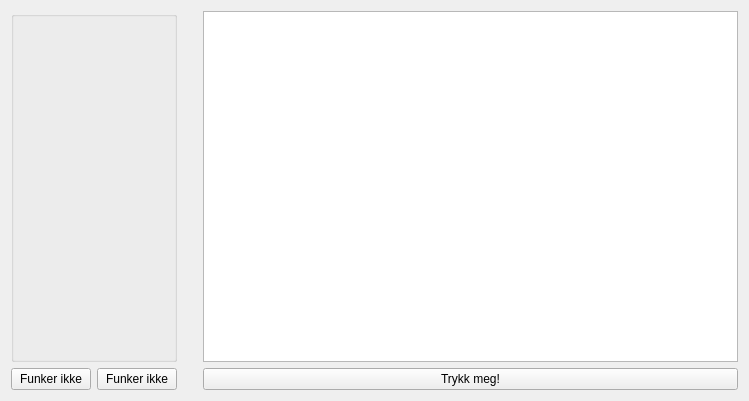
<?xml version="1.0" encoding="UTF-8"?>
<ui version="4.0">
 <class>Form</class>
 <widget class="QWidget" name="Form">
  <property name="geometry">
   <rect>
    <x>0</x>
    <y>0</y>
    <width>749</width>
    <height>401</height>
   </rect>
  </property>
  <property name="sizePolicy">
   <sizepolicy hsizetype="Expanding" vsizetype="Expanding">
    <horstretch>0</horstretch>
    <verstretch>0</verstretch>
   </sizepolicy>
  </property>
  <property name="windowTitle">
   <string>Form</string>
  </property>
  <property name="styleSheet">
   <string notr="true"/>
  </property>
  <layout class="QGridLayout" name="gridLayout">
   <item row="2" column="3">
    <widget class="QTableWidget" name="tableWidget"/>
   </item>
   <item row="3" column="1">
    <layout class="QGridLayout" name="gridLayout_2">
     <item row="0" column="0">
      <widget class="QPushButton" name="bt_geo">
       <property name="text">
        <string>Funker ikke</string>
       </property>
      </widget>
     </item>
     <item row="0" column="1">
      <widget class="QPushButton" name="pushButton_2">
       <property name="text">
        <string>Funker ikke</string>
       </property>
      </widget>
     </item>
    </layout>
   </item>
   <item row="2" column="1">
    <widget class="QGroupBox" name="groupBox">
     <property name="title">
      <string/>
     </property>
    </widget>
   </item>
   <item row="2" column="2">
    <spacer name="horizontalSpacer">
     <property name="orientation">
      <enum>Qt::Horizontal</enum>
     </property>
     <property name="sizeType">
      <enum>QSizePolicy::Maximum</enum>
     </property>
     <property name="sizeHint" stdset="0">
      <size>
       <width>20</width>
       <height>20</height>
      </size>
     </property>
    </spacer>
   </item>
   <item row="3" column="3">
    <widget class="QPushButton" name="mainButton">
     <property name="text">
      <string>Trykk meg!</string>
     </property>
    </widget>
   </item>
  </layout>
 </widget>
 <resources/>
 <connections/>
</ui>
